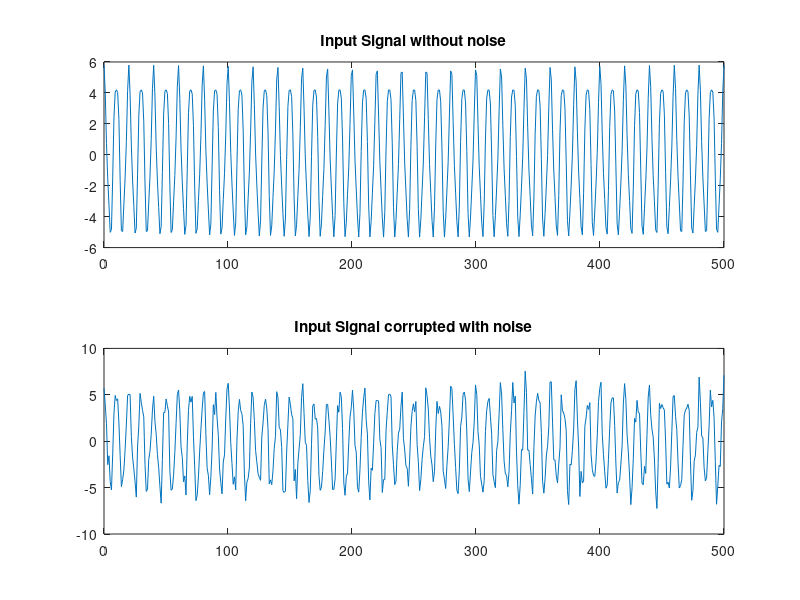
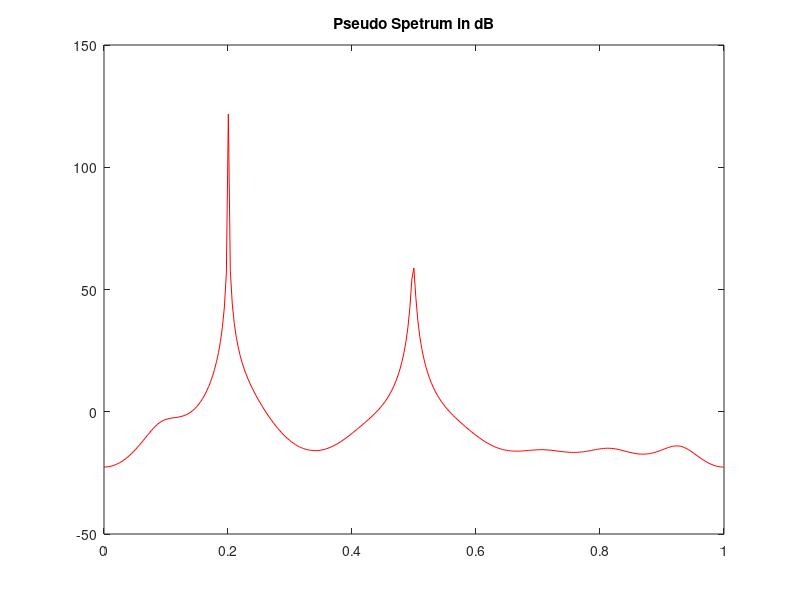

These charts were generated, in order, by the following MATLAB code: (Note: this script raises an error after producing the figures.)
clear all
close all
clc

L = 500; 
r = 500; 
n = ceil(0.98 * L); 
m = L-n;

t = linspace(0,r,L);

x = (0.8*cos(0.5*pi*t) + 5*cos(0.2*pi*t));
figure; subplot(2,1,1); plot(t,x); title("Input Signal without noise");

p = 2; 
p_ = 2*p;

% add noise
noise_var = 1;
for i = 1:L
    x_n(i) = x(i) + sqrt(noise_var)*randn;
end

subplot(2,1,2); plot(t,x_n); title("Input Signal corrupted with noise");

% find r_x autocorrelation matrix using method given in paper

X = zeros(n,m); % sample correlation matrix

for i=1:n
    for j=1:m
        X(i,j) = x_n(i-1+j-1 + 1);
    end
end

% X = hankel(x_n(1:m),x(m+1:end));

r_x = X' * X;

[V,D] = eig(r_x);

% V_exp = V;
% D_exp = D;

% sort eigen vectors and eigen values in descending order

for i = 1:floor(size(D,1)/2)
    temp = D(i,i);
    D(i,i) = D(size(D,1)-i+1,size(D,1)-i+1);
    D(size(D,1)-i+1,size(D,1)-i+1) = temp;
end

for i = 1:floor(size(V,2)/2)
    temp = V(:,i);
    V(:,i) = V(:,size(V,2)-i+1);
    V(:,size(V,2)-i+1) = temp;
end

omega = 0:0.01:pi;

e = zeros(m,size(omega,1)); % a single column of e corresponds to the steering vector of a given frequency

for c=1:size(omega,2)
    for r_=1:m
        e(r_,c) = real(exp(1i*omega(c)*(r_-1)));
    end
end

d_squared = zeros(1,size(omega,2));

for c=1:size(omega,2)
    steering_vector = e(:,c);
    sum = 0;
    for k=p_+1:m
        % V_ = fftshift(fft(V(:,k)));
        sum = sum + ( abs( steering_vector' * V(:,k) ) ) ^ 2;
    end
    d_squared(c) = sum;
end

pseudo_spect = 1 ./ d_squared;

pseudo_spect_db = 10*log(abs(pseudo_spect));

% figure; subplot(1,2,1); plot(omega/pi,abs(d_squared)); title("d^2"); subplot(1,2,2); plot(omega/pi,abs(pseudo_spect)); title("Pseudo Spectrum");

figure; plot(omega/pi,pseudo_spect_db,'r'); title("Pseudo Spetrum in dB"); hold on;

[~,R_X] = corrmtx(x_n,m-1,'mod');
pmusic(R_X,p_);
legend("Experimental","MATLAB in-built");